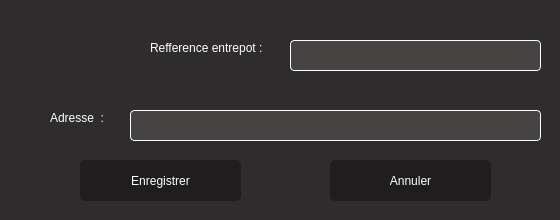
<?xml version="1.0" encoding="UTF-8"?>
<ui version="4.0">
 <class>entrepot</class>
 <widget class="QDialog" name="entrepot">
  <property name="geometry">
   <rect>
    <x>0</x>
    <y>0</y>
    <width>560</width>
    <height>220</height>
   </rect>
  </property>
  <property name="windowTitle">
   <string>Information de l'entrepot</string>
  </property>
  <property name="styleSheet">
   <string notr="true">background-color:rgb(46,44,44);
color:white;
font: 63 10pt &quot;Yu Gothic UI Semibold&quot;;</string>
  </property>
  <widget class="QLineEdit" name="lineEdit">
   <property name="geometry">
    <rect>
     <x>290</x>
     <y>40</y>
     <width>251</width>
     <height>31</height>
    </rect>
   </property>
   <property name="styleSheet">
    <string notr="true">border-radius:4px;
border:1px solid white;
background-color:rgb(70,67,67);</string>
   </property>
  </widget>
  <widget class="QLineEdit" name="lineEdit_2">
   <property name="geometry">
    <rect>
     <x>130</x>
     <y>110</y>
     <width>411</width>
     <height>31</height>
    </rect>
   </property>
   <property name="styleSheet">
    <string notr="true">border-radius:4px;
border:1px solid white;
background-color:rgb(70,67,67);</string>
   </property>
  </widget>
  <widget class="QPushButton" name="pushButton">
   <property name="geometry">
    <rect>
     <x>80</x>
     <y>160</y>
     <width>161</width>
     <height>41</height>
    </rect>
   </property>
   <property name="styleSheet">
    <string notr="true">border-radius:5px;
background-color:rgb(31,29,29);</string>
   </property>
   <property name="text">
    <string>Enregistrer</string>
   </property>
  </widget>
  <widget class="QPushButton" name="pushButton_2">
   <property name="geometry">
    <rect>
     <x>330</x>
     <y>160</y>
     <width>161</width>
     <height>41</height>
    </rect>
   </property>
   <property name="styleSheet">
    <string notr="true">border-radius:5px;
background-color:rgb(31,29,29);</string>
   </property>
   <property name="text">
    <string>Annuler</string>
   </property>
  </widget>
  <widget class="QLabel" name="label">
   <property name="geometry">
    <rect>
     <x>150</x>
     <y>40</y>
     <width>131</width>
     <height>16</height>
    </rect>
   </property>
   <property name="text">
    <string>Refference entrepot :</string>
   </property>
  </widget>
  <widget class="QLabel" name="label_2">
   <property name="geometry">
    <rect>
     <x>50</x>
     <y>110</y>
     <width>61</width>
     <height>16</height>
    </rect>
   </property>
   <property name="text">
    <string>Adresse  :</string>
   </property>
  </widget>
  <widget class="QLabel" name="image_entrepot">
   <property name="geometry">
    <rect>
     <x>30</x>
     <y>12</y>
     <width>91</width>
     <height>81</height>
    </rect>
   </property>
   <property name="text">
    <string/>
   </property>
  </widget>
 </widget>
 <resources/>
 <connections/>
</ui>
